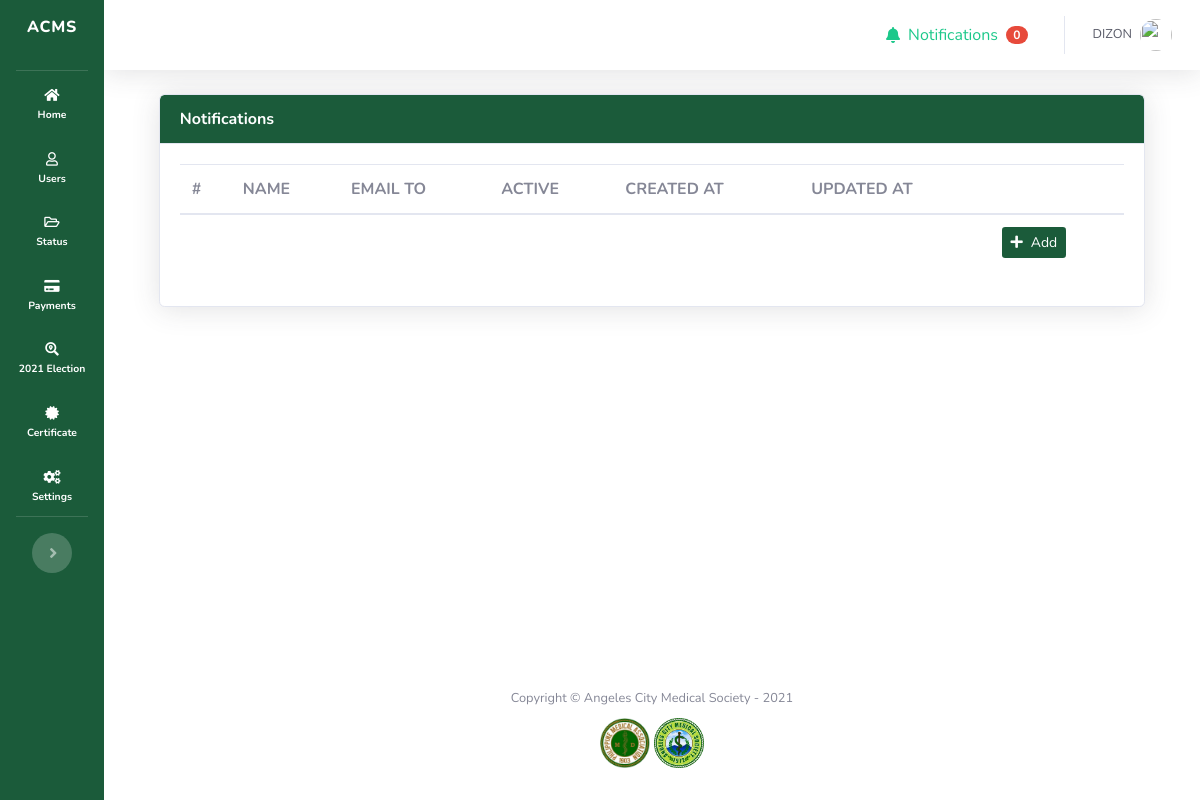
Page /admin/manage_notification_settings.php (signed in) on the earlier database version.
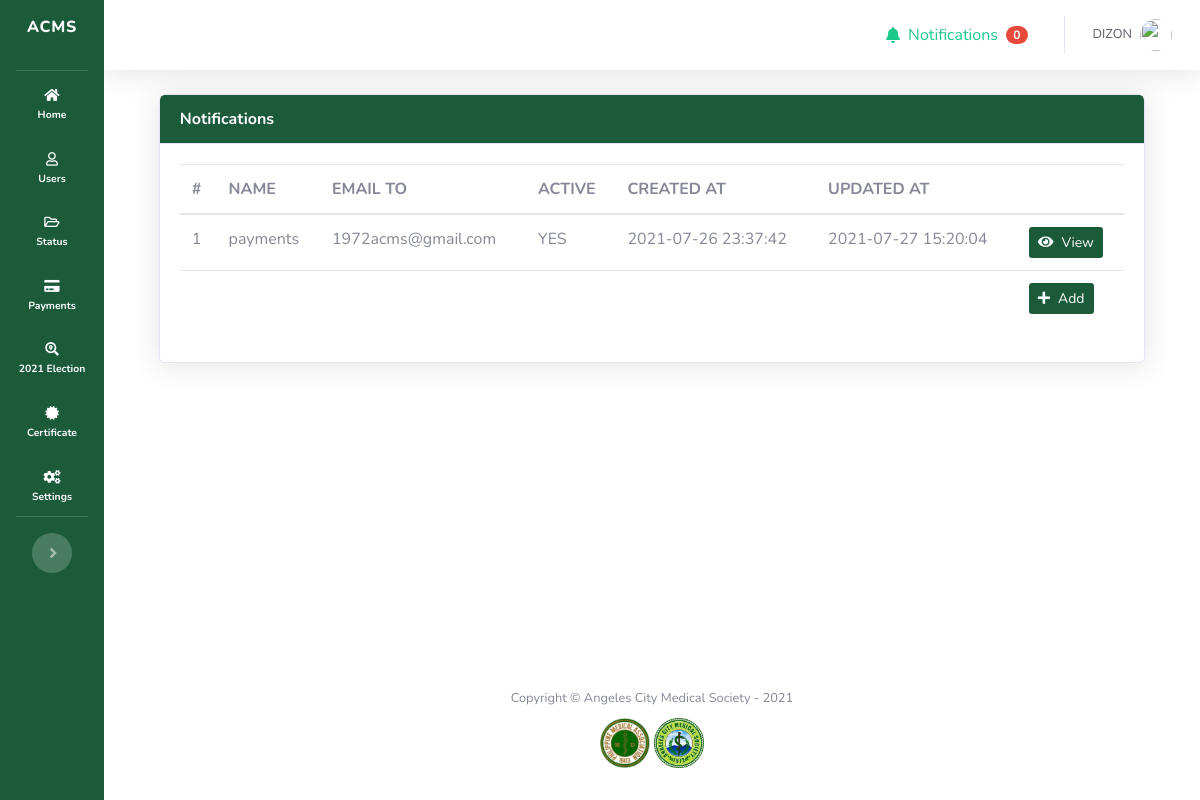
Same page on the later database version.
### tables this page shows
CREATE TABLE `settings_notification` (
  `id` int(11) NOT NULL,
  `name` varchar(255) NOT NULL,
  `is_active` tinyint(1) NOT NULL DEFAULT 0,
  `email_to` varchar(255) DEFAULT NULL,
  `created_at` datetime NOT NULL DEFAULT current_timestamp(),
  `updated_at` datetime NOT NULL DEFAULT current_timestamp()
);

### admin/manage_notification_settings.php (the view, shortened to what this page needs)
<?php
    include('sidebar.php');
    $settings   =   $mysqli->query("SELECT * FROM settings_notification");
?>
    <div id="content-wrapper" class="d-flex flex-column">
      <div id="content">
<?php require('topbar.php'); ?>
        <div class="container-fluid">
            <div class="row">
                <div class="col-md-12">
                    <div class="card shadow overflow-auto">
                        <div class="card-header bg-gradient-primary text-white font-weight-bold">
                            Notifications
                        </div>
                        <div class="card-body">
                            <table id="table_category" class="table table-hover text-sm">
                                <thead>
                                  <tr>
                                      <th>#</th>
                                      <th>NAME</th>
                                      <th>EMAIL TO</th>
                                      <th>ACTIVE</th>
                                      <th>CREATED AT</th>
                                      <th>UPDATED AT</th>
                                      <th></th>
                                  </tr>
                                </thead>
                                <tbody>
                                  <?php $i=1; ?>
                                  <?php foreach($settings as $setting):?>
                                  <tr class="cursor-pointer">
                                    <td>
                                      <?=$i?>
                                    </td>
                                    <td>
                                      <?=$setting['name']?>
                                    </td>
                                    <td>
                                      <?=$setting['email_to'] ?? 'NONE'?>
                                    </td>
                                    <td>
                                      <?=$setting['is_active'] == 1 ? 'YES' : 'NO'?>
                                    </td>
                                    <td>
                                      <?=$setting['created_at']?>
                                    </td>
                                    <td>
                                      <?=$setting['updated_at']?>
                                    </td>
                                    <td>
                                      <a href="view_notification_setting.php?setting_id=<?=$setting['id']?>" class="btn btn-sm bg-gradient-primary text-white">
                                        <i class='fas fa-eye mr-2'></i>View
                                      </a>
                                    </td>
                                  </tr>
                                  <?php $i++; ?>
                                  <?php endforeach ?>
                                </tbody>
                                <tfoot>
                                  <tr>
                                    <td colspan='6'>
                                    </td>
                                    <td colspan='1'>
                                      <button class="btn btn-sm bg-gradient-primary text-white" data-toggle="modal" data-target="#modal_create_setting">
                                        <i class='fas fa-plus mr-2'></i>Add
                                      </button>
                                    </td>
                                  </tr>
                                </tfoot>
                            </table>
                        </div>
                    </div>
                </div>
            </div>
        </div>
      </div>
<?php
  include('footer.php');
?>

### admin/sidebar.php (shortened to what this page needs)
<!DOCTYPE html>
<html lang="en">
<head>
  <link href="../vendor/fontawesome-free/css/all.min.css" rel="stylesheet" type="text/css">
  <link href="../css/sb-admin-2.min.css" rel="stylesheet">
  <link href="../vendor/datatables/dataTables.bootstrap4.min.css" rel="stylesheet">
</head>
<body id="page-top">
  <div id="wrapper">
    <ul class="navbar-nav bg-gradient-primary sidebar sidebar-dark accordion toggled" id="accordionSidebar">
      <a class="sidebar-brand d-flex align-items-center justify-content-center" href="index.php">
        <div class="nav-item">ACMS</div>
      </a>
      <hr class="sidebar-divider my-0">
        <li class="nav-item active" id="nav-item-home">
            <a class="nav-link" href="../index.php">
                <i class="fas fa-home"></i>
                <span>Home</span>
            </a>
        </li>
        <li class="nav-item active" id="nav-item-home">
            <a class="nav-link" href="manage_users.php">
                <i class="far fa-user"></i>
                <span>Users</span>
            </a>
        </li>
        <li class="nav-item active" id="nav-item-home">
            <a class="nav-link" href="status_users.php">
                <i class="far fa-folder-open"></i>
                <span>Status</span>
            </a>
        </li>
      <li class="nav-item active">
        <a class="nav-link collapsed" href="#" data-toggle="collapse" data-target="#payments" aria-expanded="true" aria-controls="buildings">
          <i class="fa fa-credit-card"></i>
          <span>Payments</span>
        </a>
      </li>
      <li class="nav-item active">
        <a class="nav-link collapsed" href="#" data-toggle="collapse" data-target="#buildings" aria-expanded="true" aria-controls="buildings">
          <i class="fas fa-search-location"></i>
          <span>2021 Election</span>
        </a>
      </li>
      <li class="nav-item active">
        <a class="nav-link collapsed" href="#" data-toggle="collapse" data-target="#certificate" aria-expanded="true" aria-controls="buildings">
          <i class="fas fa-certificate"></i>
          <span>Certificate</span>
        </a>
      </li>
      <li class="nav-item active">
        <a class="nav-link collapsed" href="#" data-toggle="collapse" data-target="#settings" aria-expanded="true" aria-controls="buildings">
          <i class="fas fa-cogs"></i>
          <span>Settings</span>
        </a>
      </li>
      <hr class="sidebar-divider d-none d-md-block">
      <div class="text-center d-none d-md-inline">
        <button class="rounded-circle border-0" id="sidebarToggle"></button>
      </div>
    </ul>

### admin/topbar.php (shortened to what this page needs)
<nav class="navbar navbar-expand navbar-light bg-white topbar mb-4 static-top shadow">
  <ul class="navbar-nav ml-auto">
    <?php
      $id = $_SESSION['user_id'];
      $unread       = mysqli_num_rows( $mysqli->query("SELECT * FROM user_notifications WHERE user_id='$id' AND is_read=0"));
    ?>
    <li class="nav-item dropdown no-arrow">
     <a class="nav-link dropdown-toggle text-success" href="#" id="notificationDropdown" role="button" data-toggle="dropdown" aria-haspopup="true" aria-expanded="false">
       <span class="fas fa-bell mr-2"></span>
       <span>Notifications</span>
       <span class="badge badge-pill badge-danger mx-2">
         <?=$unread?>
       </span>
     </a>
    </li>
    <li class="nav-item dropdown no-arrow">
      <a class="nav-link dropdown-toggle" href="#" id="userDropdown" role="button" data-toggle="dropdown" aria-haspopup="true" aria-expanded="false">
        <span class="mr-2 d-none d-lg-inline text-gray-800 small"><?php echo strtoupper($_SESSION['full_name']); ?></span>
        <img src="<?php echo '../'.$_SESSION['profile_image']; ?>" style="width: 2rem; height: 2rem; border-radius: 50%;">
      </a>
    </li>
  </ul>
</nav>

### admin/footer.php (shortened to what this page needs)
      <footer class="sticky-footer bg-white">
        <div class="container my-auto">
          <div class="copyright text-center my-auto">
            <span>Copyright &copy; Angeles City Medical Society - 2021</span>
              <br/>
              <br/>
              <img src="../img/logo/pma.png" width="50px">
              <img src="../img/logo/acms.png" width="50px">
          </div>
        </div>
      </footer>
    </div>
  </div>
</body>
</html>

### admin/sidebar.php (style rules this page uses)
a:link { text-decoration: none; }
.bg-gradient-primary { background-color: #1b5b3a !important; background-image: none !important; background-image: none !important; background-size: cover !important; }
.container-fluid { background-color: white; padding-left: 5% !important; padding-right: 5% !important; }
#content-wrapper { background-color: white !important; }
::placeholder { opacity: 0.7 !important; }

Differences in the rows shown:
added settings_notification: name "payments", email_to "1972acms@gmail.com", is_active "YES", created_at "2021-07-26 23:37:42", updated_at "2021-07-27 15:20:04"
